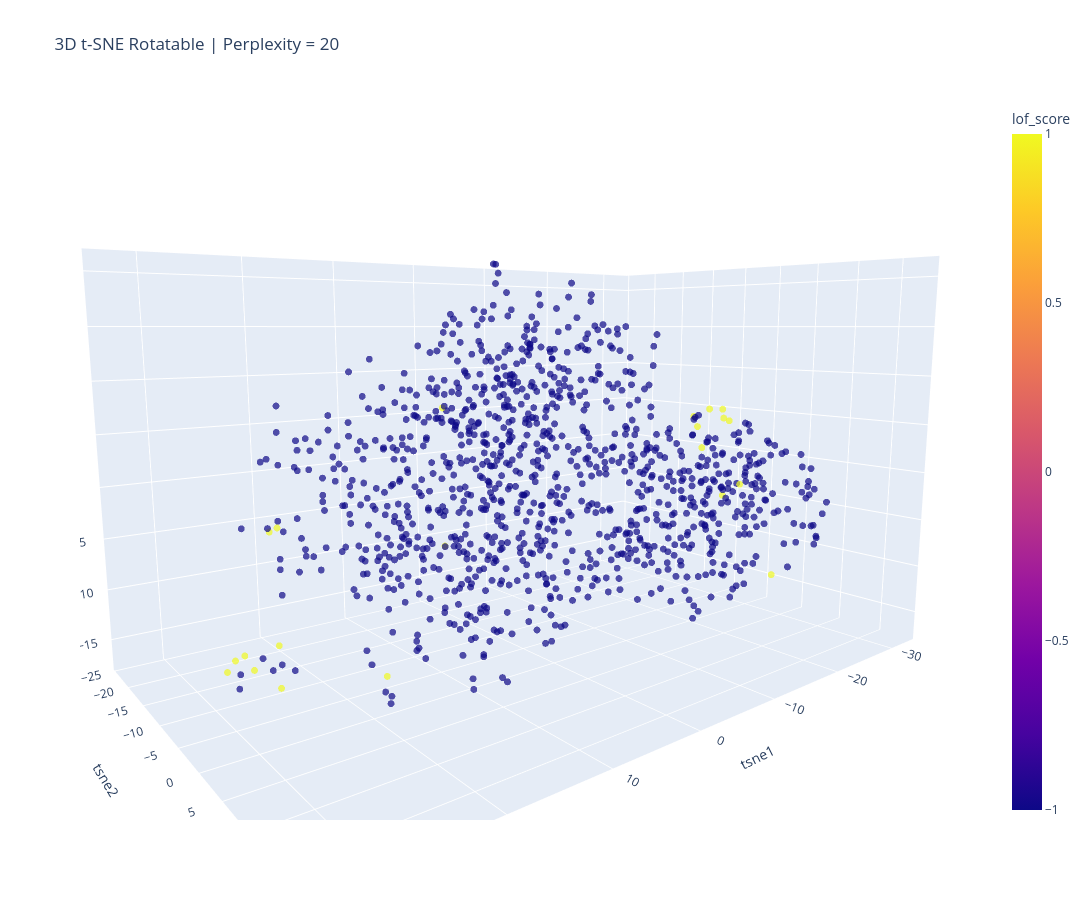

Notebook cell for this chart:
### Code cell
plot_df = pd.DataFrame(coords_3d, columns=["tsne1", "tsne2", "tsne3"])
plot_df["lof_score"] = scores_3d

fig = px.scatter_3d(
    plot_df,
    x="tsne1",
    y="tsne2",
    z="tsne3",
    color="lof_score",
    color_continuous_scale="Plasma",
    opacity=0.7,
    hover_data=["lof_score"],
    title=f"3D t-SNE Rotatable | Perplexity = 20",
    width=1200,
    height=900
)

fig.update_traces(marker=dict(size=4))
fig.show()

### Figure 1 — Plotly figure (JSON) as saved in the notebook; plotly's stock layout.template omitted (floating-point values rounded to 4 significant figures; data arrays with more than 128 entries replaced by an {"elided": "..."} marker saying what was removed)
{"data": [{"customdata": {"elided": "1069x1 int values"}, "hovertemplate": "tsne1=%{x}<br>tsne2=%{y}<br>tsne3=%{z}<br>lof_score=%{marker.color}<extra></extra>", "legendgroup": "", "marker": {"color": {"elided": "1069 int values"}, "coloraxis": "coloraxis", "opacity": 0.7, "size": 4, "symbol": "circle"}, "mode": "markers", "name": "", "scene": "scene", "showlegend": false, "type": "scatter3d", "x": {"elided": "1069 float values"}, "y": {"elided": "1069 float values"}, "z": {"elided": "1069 float values"}}], "layout": {"coloraxis": {"colorbar": {"title": {"text": "lof_score"}}, "colorscale": [[0, "#0d0887"], [0.1111, "#46039f"], [0.2222, "#7201a8"], [0.3333, "#9c179e"], [0.4444, "#bd3786"], [0.5556, "#d8576b"], [0.6667, "#ed7953"], [0.7778, "#fb9f3a"], [0.8889, "#fdca26"], [1, "#f0f921"]]}, "height": 900, "legend": {"tracegroupgap": 0}, "scene": {"aspectmode": "auto", "aspectratio": {"x": 1.39, "y": 0.8916, "z": 0.8068}, "camera": {"center": {"x": 0, "y": 0, "z": 0}, "eye": {"x": 1.066, "y": 1.337, "z": 0.2621}, "projection": {"type": "perspective"}, "up": {"x": -0.03357, "y": -0.01637, "z": 0.9993}}, "domain": {"x": [0, 1], "y": [0, 1]}, "xaxis": {"title": {"text": "tsne1"}, "type": "linear"}, "yaxis": {"title": {"text": "tsne2"}, "type": "linear"}, "zaxis": {"title": {"text": "tsne3"}, "type": "linear"}}, "title": {"text": "3D t-SNE Rotatable | Perplexity = 20"}, "width": 1200}}
